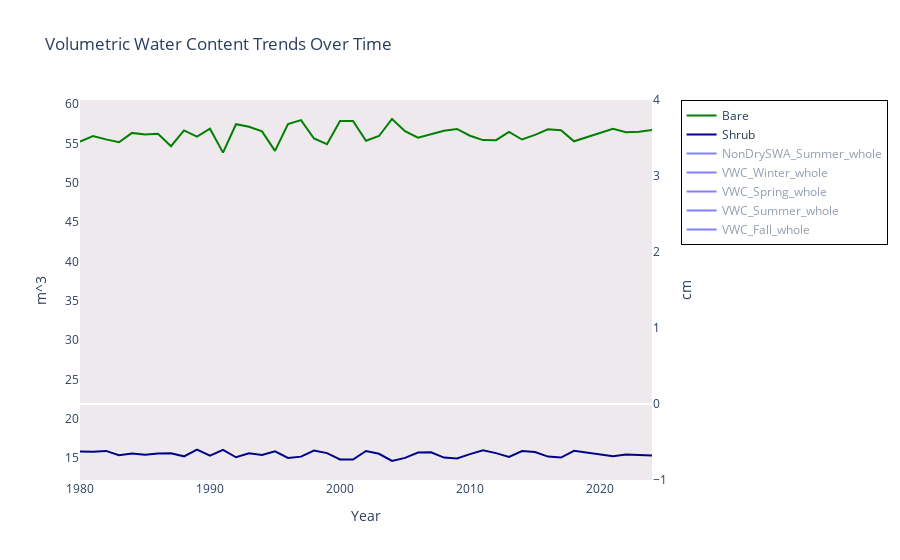

The cell this chart's notebook holds for it:
### Code cell
import pandas as pd
import plotly.graph_objects as go

fig = go.Figure()

fig.add_trace(go.Scatter(x=mean_data_by_year_2['year'], y=mean_data_by_year_2['Bare'], 
                         mode='lines', name='Bare', 
                         line=dict(color=color_mapping['Bare'])))

fig.add_trace(go.Scatter(x=mean_data_by_year_2['year'], y=mean_data_by_year_2['Shrub'], 
                         mode='lines', name='Shrub', 
                         line=dict(color=color_mapping['Shrub'])))

fig.add_trace(go.Scatter(x=mean_data_by_year['year'], y=mean_data_by_year['NonDrySWA_Summer_whole'], 
                         mode='lines', name='NonDrySWA_Summer_whole', 
                         line=dict(color=color_mapping['NonDrySWA_Summer_whole']), visible='legendonly', yaxis = 'y2'))

# Add VWC_Winter_whole to the secondary y-axis
fig.add_trace(go.Scatter(x=mean_data_by_year['year'], y=mean_data_by_year['VWC_Winter_whole'], 
                         mode='lines', name='VWC_Winter_whole', 
                         line=dict(color=color_mapping['VWC_Winter_whole']), visible='legendonly', yaxis = 'y2'))

# Add VWC_Spring_whole to the secondary y-axis
fig.add_trace(go.Scatter(x=mean_data_by_year['year'], y=mean_data_by_year['VWC_Spring_whole'], 
                         mode='lines', name='VWC_Spring_whole', 
                         line=dict(color=color_mapping['VWC_Spring_whole']), visible='legendonly', yaxis = 'y2'))

# Add VWC_Summer_whole to the secondary y-axis
fig.add_trace(go.Scatter(x=mean_data_by_year['year'], y=mean_data_by_year['VWC_Summer_whole'], 
                         mode='lines', name='VWC_Summer_whole', 
                         line=dict(color=color_mapping['VWC_Summer_whole']), visible='legendonly', yaxis = 'y2'))

# Add VWC_Fall_whole to the secondary y-axis
fig.add_trace(go.Scatter(x=mean_data_by_year['year'], y=mean_data_by_year['VWC_Fall_whole'], 
                         mode='lines', name='VWC_Fall_whole', 
                         line=dict(color=color_mapping['VWC_Fall_whole']), visible='legendonly', yaxis = 'y2'))

# Update the layout to include secondary y-axis
fig.update_layout(
    title='Volumetric Water Content Trends Over Time',
    xaxis=dict(title='Year', showgrid=False),
    yaxis=dict(title='m^3', showgrid=False),
    yaxis2=dict(title='cm', showgrid=False, overlaying='y', side='right'),
    legend=dict(x=1.10, y=1, xanchor='left', yanchor='top', bgcolor='rgba(255, 255, 255, 0.5)', bordercolor='black', borderwidth=1),
    hovermode='x unified',
    plot_bgcolor='rgba(200, 182, 193, 0.3)'
)


# Show the figure
fig.show()

### Figure 1 — Plotly figure (JSON) as saved in the notebook; plotly's stock layout.template omitted (floating-point values rounded to 4 significant figures)
{"data": [{"line": {"color": "green"}, "mode": "lines", "name": "Bare", "type": "scatter", "x": [1980, 1981, 1982, 1983, 1984, 1985, 1986, 1987, 1988, 1989, 1990, 1991, 1992, 1993, 1994, 1995, 1996, 1997, 1998, 1999, 2000, 2001, 2002, 2003, 2004, 2005, 2006, 2007, 2008, 2009, 2010, 2011, 2012, 2013, 2014, 2015, 2016, 2017, 2018, 2021, 2022, 2023, 2024], "y": [55.24, 55.95, 55.53, 55.16, 56.36, 56.15, 56.25, 54.66, 56.67, 55.88, 56.9, 53.84, 57.46, 57.14, 56.55, 54.07, 57.48, 57.99, 55.64, 54.92, 57.86, 57.87, 55.35, 55.96, 58.12, 56.57, 55.75, 56.16, 56.64, 56.86, 56.0, 55.44, 55.44, 56.47, 55.52, 56.1, 56.81, 56.7, 55.29, 56.86, 56.44, 56.5, 56.72]}, {"line": {"color": "darkblue"}, "mode": "lines", "name": "Shrub", "type": "scatter", "x": [1980, 1981, 1982, 1983, 1984, 1985, 1986, 1987, 1988, 1989, 1990, 1991, 1992, 1993, 1994, 1995, 1996, 1997, 1998, 1999, 2000, 2001, 2002, 2003, 2004, 2005, 2006, 2007, 2008, 2009, 2010, 2011, 2012, 2013, 2014, 2015, 2016, 2017, 2018, 2021, 2022, 2023, 2024], "y": [15.83, 15.8, 15.91, 15.37, 15.58, 15.41, 15.57, 15.61, 15.22, 16.08, 15.3, 16.04, 15.1, 15.6, 15.4, 15.86, 15.01, 15.18, 15.96, 15.63, 14.82, 14.82, 15.89, 15.54, 14.63, 15.03, 15.7, 15.74, 15.06, 14.95, 15.5, 15.98, 15.63, 15.14, 15.89, 15.76, 15.19, 15.06, 15.92, 15.24, 15.46, 15.36, 15.33]}, {"line": {"color": "blue"}, "mode": "lines", "name": "NonDrySWA_Summer_whole", "type": "scatter", "visible": "legendonly", "x": [1980, 1981, 1982, 1983, 1984, 1985, 1986, 1987, 1988, 1989, 1990, 1991, 1992, 1993, 1994, 1995, 1996, 1997, 1998, 1999, 2000, 2001, 2002, 2003, 2004, 2005, 2006, 2007, 2008, 2009, 2010, 2011, 2012, 2013, 2014, 2015, 2016, 2017, 2018, 2021, 2022, 2023, 2024], "y": [0.2406, 0.07924, 0.3244, 0.3735, 0.1559, 0.2612, 0.2241, 0.4971, 0.1457, 0.1533, 0.02326, 0.09501, 0.2265, 0.3083, 0.03397, 0.2326, 0.01765, 0.4928, 0.158, 0.5832, 0.02627, 0.2256, 0.03119, 0.09746, 0.06598, 0.3635, 0.08535, 0.146, 0.1989, 0.05367, 0.5829, 0.06983, 0.1643, 0.2242, 0.2066, 0.412, 0.2076, 0.1034, 0.0326, 0.47, 0.1302, 0.01707, 0.7125], "yaxis": "y2"}, {"line": {"color": "blue"}, "mode": "lines", "name": "VWC_Winter_whole", "type": "scatter", "visible": "legendonly", "x": [1980, 1981, 1982, 1983, 1984, 1985, 1986, 1987, 1988, 1989, 1990, 1991, 1992, 1993, 1994, 1995, 1996, 1997, 1998, 1999, 2000, 2001, 2002, 2003, 2004, 2005, 2006, 2007, 2008, 2009, 2010, 2011, 2012, 2013, 2014, 2015, 2016, 2017, 2018, 2021, 2022, 2023, 2024], "y": [0.1387, 0.08404, 0.1308, 0.1431, 0.1316, 0.1317, 0.1526, 0.1584, 0.1423, 0.07693, 0.06722, 0.1135, 0.1326, 0.1271, 0.1001, 0.1347, 0.07249, 0.1605, 0.1254, 0.1415, 0.08996, 0.1318, 0.07897, 0.1083, 0.1264, 0.1763, 0.08416, 0.1354, 0.1397, 0.1175, 0.07935, 0.1082, 0.1083, 0.1093, 0.157, 0.1083, 0.1367, 0.1242, 0.071, 0.162, 0.1112, 0.1002, 0.1661], "yaxis": "y2"}, {"line": {"color": "blue"}, "mode": "lines", "name": "VWC_Spring_whole", "type": "scatter", "visible": "legendonly", "x": [1980, 1981, 1982, 1983, 1984, 1985, 1986, 1987, 1988, 1989, 1990, 1991, 1992, 1993, 1994, 1995, 1996, 1997, 1998, 1999, 2000, 2001, 2002, 2003, 2004, 2005, 2006, 2007, 2008, 2009, 2010, 2011, 2012, 2013, 2014, 2015, 2016, 2017, 2018, 2021, 2022, 2023, 2024], "y": [0.1397, 0.09222, 0.1094, 0.1441, 0.1113, 0.1375, 0.1169, 0.1296, 0.1232, 0.08799, 0.07354, 0.1168, 0.1274, 0.136, 0.08711, 0.1292, 0.06887, 0.1282, 0.1036, 0.1078, 0.09975, 0.1227, 0.06999, 0.1133, 0.1124, 0.1334, 0.09958, 0.104, 0.1264, 0.09667, 0.1235, 0.09933, 0.09108, 0.09855, 0.1129, 0.1065, 0.1166, 0.1066, 0.06786, 0.1449, 0.1148, 0.09823, 0.1544], "yaxis": "y2"}, {"line": {"color": "blue"}, "mode": "lines", "name": "VWC_Summer_whole", "type": "scatter", "visible": "legendonly", "x": [1980, 1981, 1982, 1983, 1984, 1985, 1986, 1987, 1988, 1989, 1990, 1991, 1992, 1993, 1994, 1995, 1996, 1997, 1998, 1999, 2000, 2001, 2002, 2003, 2004, 2005, 2006, 2007, 2008, 2009, 2010, 2011, 2012, 2013, 2014, 2015, 2016, 2017, 2018, 2021, 2022, 2023, 2024], "y": [0.06737, 0.06699, 0.07042, 0.07088, 0.0681, 0.06874, 0.06904, 0.0734, 0.06757, 0.068, 0.06566, 0.06685, 0.06832, 0.06887, 0.065, 0.06851, 0.06524, 0.07337, 0.06776, 0.07529, 0.0653, 0.06896, 0.06453, 0.06649, 0.06554, 0.07041, 0.06658, 0.06755, 0.06849, 0.06561, 0.07498, 0.0662, 0.06803, 0.06898, 0.06834, 0.07276, 0.06852, 0.06692, 0.0654, 0.08893, 0.08321, 0.08296, 0.0917], "yaxis": "y2"}, {"line": {"color": "blue"}, "mode": "lines", "name": "VWC_Fall_whole", "type": "scatter", "visible": "legendonly", "x": [1980, 1981, 1982, 1983, 1984, 1985, 1986, 1987, 1988, 1989, 1990, 1991, 1992, 1993, 1994, 1995, 1996, 1997, 1998, 1999, 2000, 2001, 2002, 2003, 2004, 2005, 2006, 2007, 2008, 2009, 2010, 2011, 2012, 2013, 2014, 2015, 2016, 2017, 2018, 2021, 2022, 2023, 2024], "y": [0.07814, 0.1151, 0.09874, 0.09446, 0.09336, 0.1322, 0.1278, 0.1044, 0.07622, 0.06588, 0.102, 0.09496, 0.08509, 0.09487, 0.0843, 0.067, 0.1088, 0.09805, 0.1035, 0.06991, 0.09728, 0.06698, 0.1054, 0.1059, 0.1247, 0.08534, 0.1329, 0.08299, 0.06998, 0.06988, 0.0808, 0.08088, 0.07334, 0.1444, 0.09038, 0.1078, 0.07066, 0.06798, 0.113, 0.09199, 0.08661, 0.1118, 0.1285], "yaxis": "y2"}], "layout": {"hovermode": "x unified", "legend": {"bgcolor": "rgba(255, 255, 255, 0.5)", "bordercolor": "black", "borderwidth": 1, "x": 1.05, "xanchor": "left", "y": 1, "yanchor": "top"}, "plot_bgcolor": "rgba(200, 182, 193, 0.3)", "title": {"text": "Volumetric Water Content Trends Over Time"}, "xaxis": {"showgrid": false, "title": {"text": "Year"}}, "yaxis": {"showgrid": false, "title": {"text": "m^3"}}, "yaxis2": {"overlaying": "y", "showgrid": false, "side": "right", "title": {"text": "cm"}}}}
